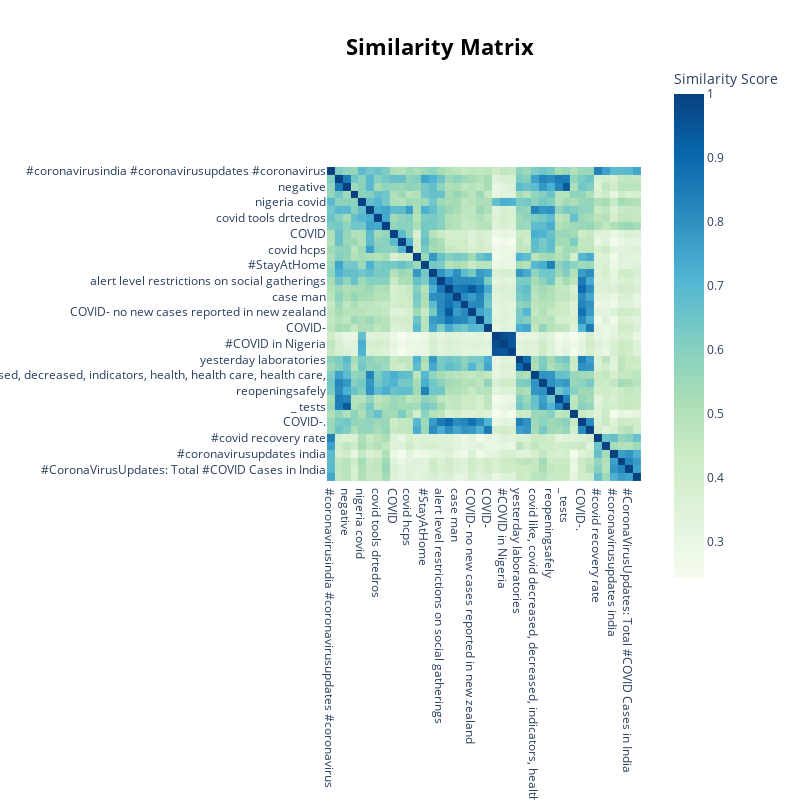

The notebook cell this image was saved under:
### Markdown cell above
The Heat Map Representation creates a similarity matrix among the topics. This representation is useful for understanding clearly the similarities within the topics.

### Code cell
topic_model_real.visualize_heatmap(n_clusters=20, custom_labels=True, width=1000, height=1000)

### Figure 1 — Plotly figure (JSON) as saved in the notebook; plotly's stock layout.template omitted (floating-point values rounded to 4 significant figures; data arrays with more than 128 entries replaced by an {"elided": "..."} marker saying what was removed)
{"data": [{"coloraxis": "coloraxis", "hovertemplate": "x: %{x}<br>y: %{y}<br>Similarity Score: %{z}<extra></extra>", "name": "0", "type": "heatmap", "x": ["#coronavirusindia #coronavirusupdates #coronavirus", "COVID- cases reported today", "negative", "covid restrictions", "nigeria covid", "#COVID", "covid tools drtedros", "update coronavirus", "COVID", "covid crisis", "covid hcps", "COVID", "#COVID", "#COVID", "#COVID", "#COVID", "#COVID", "_", "#StayAtHome", "contacted, tested, negative, left, managed isolation, contacted, tested, negative, ", "alert level restrictions on social gatherings", "#COVID", "#COVID", "new case of covid", "case man", "sadly there are people with COVID- in hospital today; three in Auckland City four in", "COVID- no new cases reported in new zealand", "covid, covid, covid, covid, covid, covid, covid", "COVID-", "COVID-", "COVIDNigeria", "#COVID in Nigeria", "ekiti, oyo, edo, kaduna", "yesterday laboratories", "bringing total, covid, test, covid, test, covid, test, co", "covid like, covid decreased, decreased, indicators, health, health care, health care,", "COVID- cases in the US", "reopeningsafely", "_", "death toll, death toll, death toll, death toll, death toll,", "_ tests", "mrna vaccine", "COVID-.", "COVID- cases", "COVID-", "_", "#covid recovery rate", "indiawillwin coronavirusupdates", "#coronavirusupdates india", "#CoronaVirusUpdates: State-wise details of Total Confirmed #CO", "#CoronaVirusUpdates: Total #COVID Cases in India", "rt"], "xaxis": "x", "y": ["#coronavirusindia #coronavirusupdates #coronavirus", "COVID- cases reported today", "negative", "covid restrictions", "nigeria covid", "#COVID", "covid tools drtedros", "update coronavirus", "COVID", "covid crisis", "covid hcps", "COVID", "#COVID", "#COVID", "#COVID", "#COVID", "#COVID", "_", "#StayAtHome", "contacted, tested, negative, left, managed isolation, contacted, tested, negative, ", "alert level restrictions on social gatherings", "#COVID", "#COVID", "new case of covid", "case man", "sadly there are people with COVID- in hospital today; three in Auckland City four in", "COVID- no new cases reported in new zealand", "covid, covid, covid, covid, covid, covid, covid", "COVID-", "COVID-", "COVIDNigeria", "#COVID in Nigeria", "ekiti, oyo, edo, kaduna", "yesterday laboratories", "bringing total, covid, test, covid, test, covid, test, co", "covid like, covid decreased, decreased, indicators, health, health care, health care,", "COVID- cases in the US", "reopeningsafely", "_", "death toll, death toll, death toll, death toll, death toll,", "_ tests", "mrna vaccine", "COVID-.", "COVID- cases", "COVID-", "_", "#covid recovery rate", "indiawillwin coronavirusupdates", "#coronavirusupdates india", "#CoronaVirusUpdates: State-wise details of Total Confirmed #CO", "#CoronaVirusUpdates: Total #COVID Cases in India", "rt"], "yaxis": "y", "z": {"elided": "52x52 float values"}}], "layout": {"coloraxis": {"colorbar": {"title": {"text": "Similarity Score"}}, "colorscale": [[0, "rgb(247,252,240)"], [0.125, "rgb(224,243,219)"], [0.25, "rgb(204,235,197)"], [0.375, "rgb(168,221,181)"], [0.5, "rgb(123,204,196)"], [0.625, "rgb(78,179,211)"], [0.75, "rgb(43,140,190)"], [0.875, "rgb(8,104,172)"], [1, "rgb(8,64,129)"]]}, "height": 800, "hoverlabel": {"bgcolor": "white", "font": {"family": "Rockwell", "size": 16}}, "legend": {"title": {"text": "Trend"}}, "margin": {"t": 60}, "showlegend": true, "title": {"font": {"color": "Black", "size": 22}, "text": "<b>Similarity Matrix</b>", "x": 0.55, "xanchor": "center", "y": 0.95, "yanchor": "top"}, "width": 800, "xaxis": {"anchor": "y", "constrain": "domain", "domain": [0, 1], "scaleanchor": "y"}, "yaxis": {"anchor": "x", "autorange": "reversed", "constrain": "domain", "domain": [0, 1]}}}
